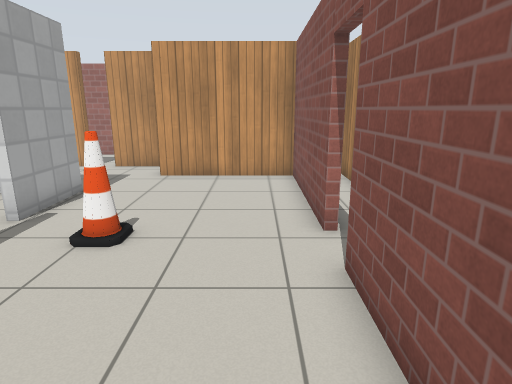
View 1 (above)

16 first-person views from a walk through a world built for the Gazebo simulator. The camera is 1.3 m above the floor, tilts 14° down and sees 75° across. The floor is counted in squares, 0.5 m on a side. Each view is taken from the middle of a square. On the plan, view 1 faces up. The plan holds only what a view shows up to about 20 squares ahead; the rest is blank. Gazebo's built-in surfaces are drawn with simple patterns.

View 2
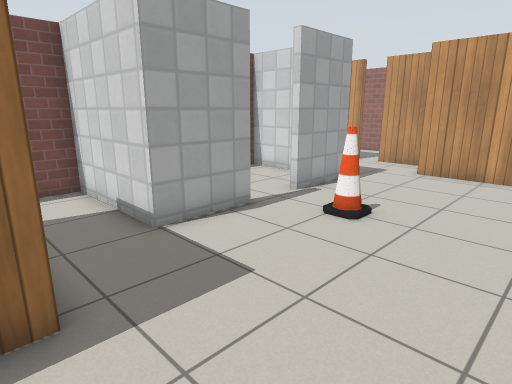

View 3
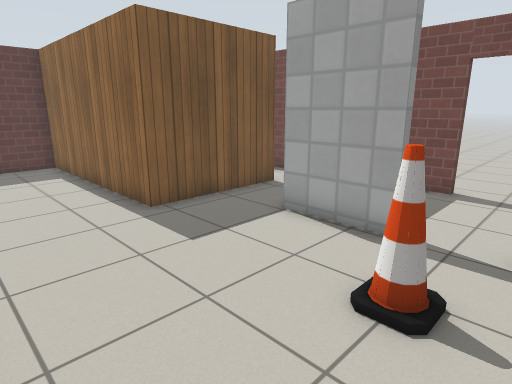

View 4
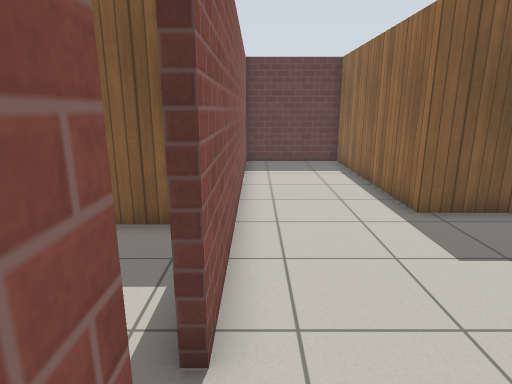

View 5
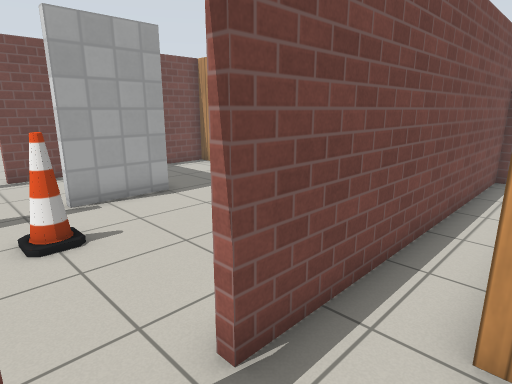

View 6
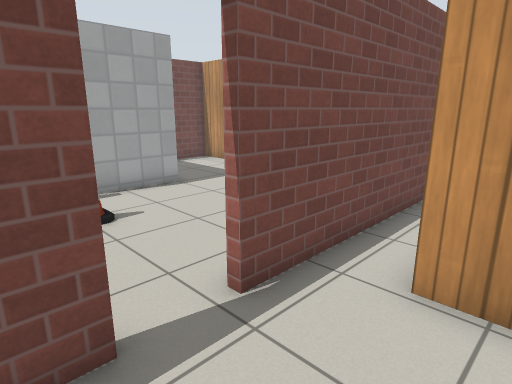

View 7
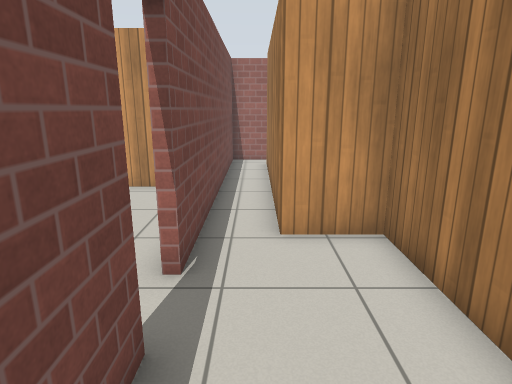

View 8
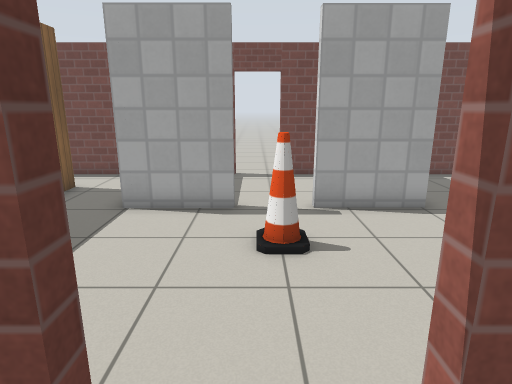

View 9
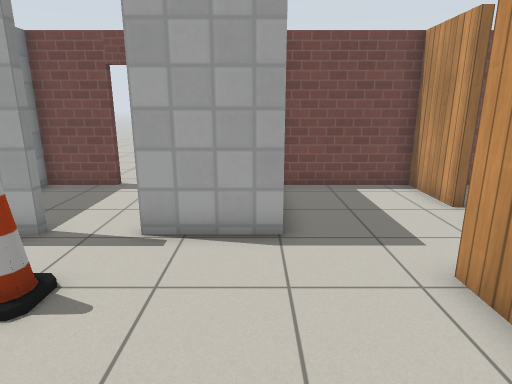

View 10
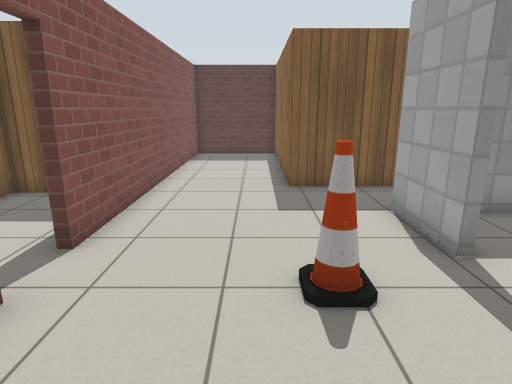

View 11
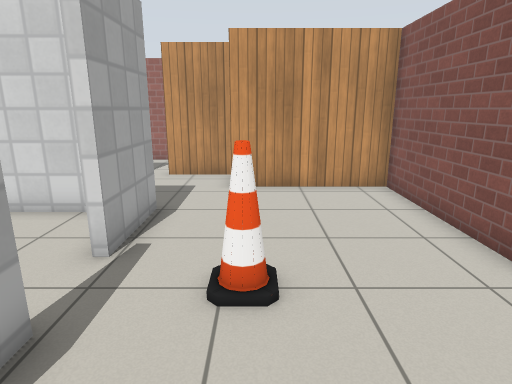

View 12
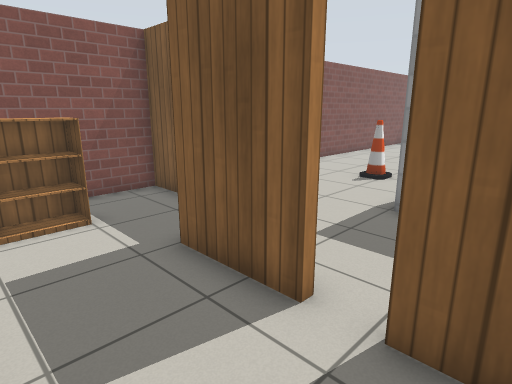

View 13
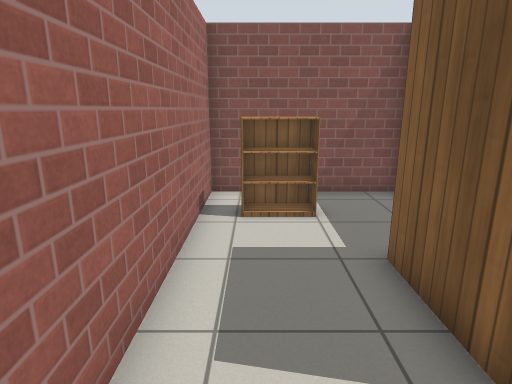

View 14
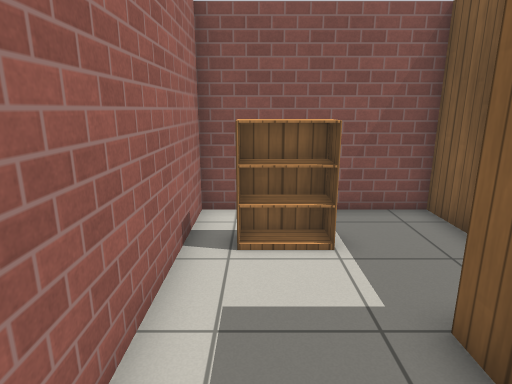

View 15
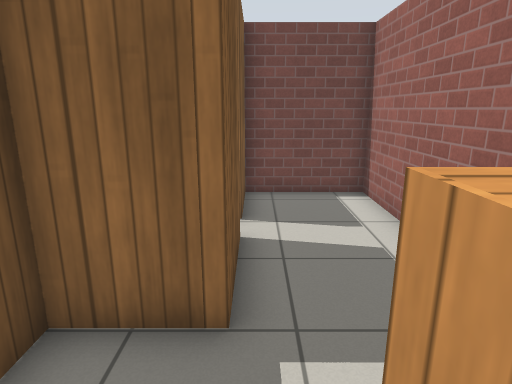

View 16
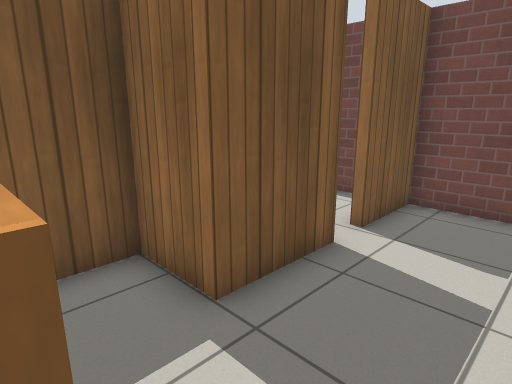

### Floor plan
Ten units are one square. View 1 is at (0, 0); x grows to the right and y downward. Boxes are objects, and circles mark ways between rooms. Rooms are numbered by the first view taken in them; rooms with no view inside come last. Other rooms are left out.
<svg viewBox="-112 -199 174 294">
<path fill="none" stroke="#000" d="M-56 -55 -56 -24 -104 -24 -104 5M15 -69 15 -132 -39 -132M-56 -106 -56 -75M-83 2 -32 2 -32 90 15 90 15 -51M-39 -154 -65 -154M57 -50 57 -87 35 -87 35 -183M18 -51 18 -32M29 -7 57 -7M36 -194 18 -194 18 -69M-65 -154 -65 -157 -35 -157 -35 -135 15 -135 15 -194 -104 -194 -104 -157 -77 -157M-104 -52 -104 -27 -78 -27M-74 -103 -104 -103 -104 -69M-77 -157 -77 -154 -104 -154 -104 -109"/>
<rect x="-35" y="-75" width="10" height="20" fill="#bbb"><title>cone</title></rect>
<rect x="-15" y="-185" width="10" height="20" fill="#bbb"><title>bookshelf</title></rect>
<circle cx="20" cy="-60" r="3" fill="#2a7"/>
<circle cx="-60" cy="-65" r="3" fill="#2a7"/>
<circle cx="-60" cy="-135" r="3" fill="#2a7"/>
<circle cx="-70" cy="-160" r="3" fill="#2a7"/>
<text x="-20" y="-40">1</text>
<text x="40" y="-80">2</text>
<text x="-30" y="-170">3</text>
<text x="-80" y="-70">4</text>
<text x="-80" y="-140">5</text>
</svg>
Room 1 opens to room 2. Room 1 opens to room 4. Room 1 opens to room 5. Room 3 opens to room 5.

Where each view was taken, in squares from view 1:
view 1: 0 up, 0 right, facing up
view 2: 1 down, 1 right, facing up-left
view 3: 8 up, 1 right, facing down-left
view 4: 8 up, 1 right, facing down
view 5: 5 up, 4 right, facing up-left
view 6: 4 up, 5 right, facing up-left
view 7: 2 up, 3 right, facing up
view 8: 6 up, 3 right, facing left
view 9: 10 up, 1 right, facing left
view 10: 11 up, 2 left, facing down
view 11: 2 up, 3 left, facing up
view 12: 19 up, 9 left, facing down-right
view 13: 18 up, 9 left, facing right
view 14: 18 up, 7 left, facing right
view 15: 16 up, 0 right, facing left
view 16: 19 up, 1 left, facing down-left
